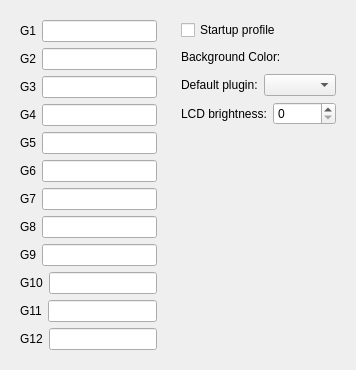
                        <widget class="QWidget" name="MR">
                            <attribute name="title">
                                <string>MR</string>
                            </attribute>
                            <layout class="QHBoxLayout" name="horizontalLayout_61">
                                <item>
                                    <widget class="QWidget" name="widget_8" native="true">
                                        <layout class="QVBoxLayout" name="verticalLayout_8">
                                            <item>
                                                <layout class="QHBoxLayout" name="horizontalLayout_38">
                                                    <item>
                                                        <widget class="QLabel" name="label_37">
                                                            <property name="text">
                                                                <string>G1</string>
                                                            </property>
                                                        </widget>
                                                    </item>
                                                    <item>
                                                        <widget class="QLineEdit" name="mr_G1"/>
                                                    </item>
                                                </layout>
                                            </item>
                                            <item>
                                                <layout class="QHBoxLayout" name="horizontalLayout_39">
                                                    <item>
                                                        <widget class="QLabel" name="label_38">
                                                            <property name="text">
                                                                <string>G2</string>
                                                            </property>
                                                        </widget>
                                                    </item>
                                                    <item>
                                                        <widget class="QLineEdit" name="mr_G2"/>
                                                    </item>
                                                </layout>
                                            </item>
                                            <item>
                                                <layout class="QHBoxLayout" name="horizontalLayout_40">
                                                    <item>
                                                        <widget class="QLabel" name="label_39">
                                                            <property name="text">
                                                                <string>G3</string>
                                                            </property>
                                                        </widget>
                                                    </item>
                                                    <item>
                                                        <widget class="QLineEdit" name="mr_G3"/>
                                                    </item>
                                                </layout>
                                            </item>
                                            <item>
                                                <layout class="QHBoxLayout" name="horizontalLayout_41">
                                                    <item>
                                                        <widget class="QLabel" name="label_40">
                                                            <property name="text">
                                                                <string>G4</string>
                                                            </property>
                                                        </widget>
                                                    </item>
                                                    <item>
                                                        <widget class="QLineEdit" name="mr_G4"/>
                                                    </item>
                                                </layout>
                                            </item>
                                            <item>
                                                <layout class="QHBoxLayout" name="horizontalLayout_42">
                                                    <item>
                                                        <widget class="QLabel" name="label_41">
                                                            <property name="text">
                                                                <string>G5</string>
                                                            </property>
                                                        </widget>
                                                    </item>
                                                    <item>
                                                        <widget class="QLineEdit" name="mr_G5"/>
                                                    </item>
                                                </layout>
                                            </item>
                                            <item>
                                                <layout class="QHBoxLayout" name="horizontalLayout_43">
                                                    <item>
                                                        <widget class="QLabel" name="label_42">
                                                            <property name="text">
                                                                <string>G6</string>
                                                            </property>
                                                        </widget>
                                                    </item>
                                                    <item>
                                                        <widget class="QLineEdit" name="mr_G6"/>
                                                    </item>
                                                </layout>
                                            </item>
                                            <item>
                                                <layout class="QHBoxLayout" name="horizontalLayout_44">
                                                    <item>
                                                        <widget class="QLabel" name="label_43">
                                                            <property name="text">
                                                                <string>G7</string>
                                                            </property>
                                                        </widget>
                                                    </item>
                                                    <item>
                                                        <widget class="QLineEdit" name="mr_G7"/>
                                                    </item>
                                                </layout>
                                            </item>
                                            <item>
                                                <layout class="QHBoxLayout" name="horizontalLayout_45">
                                                    <item>
                                                        <widget class="QLabel" name="label_44">
                                                            <property name="text">
                                                                <string>G8</string>
                                                            </property>
                                                        </widget>
                                                    </item>
                                                    <item>
                                                        <widget class="QLineEdit" name="mr_G8"/>
                                                    </item>
                                                </layout>
                                            </item>
                                            <item>
                                                <layout class="QHBoxLayout" name="horizontalLayout_46">
                                                    <item>
                                                        <widget class="QLabel" name="label_45">
                                                            <property name="text">
                                                                <string>G9</string>
                                                            </property>
                                                        </widget>
                                                    </item>
                                                    <item>
                                                        <widget class="QLineEdit" name="mr_G9"/>
                                                    </item>
                                                </layout>
                                            </item>
                                            <item>
                                                <layout class="QHBoxLayout" name="horizontalLayout_47">
                                                    <item>
                                                        <widget class="QLabel" name="label_46">
                                                            <property name="text">
                                                                <string>G10</string>
                                                            </property>
                                                        </widget>
                                                    </item>
                                                    <item>
                                                        <widget class="QLineEdit" name="mr_G10"/>
                                                    </item>
                                                </layout>
                                            </item>
                                            <item>
                                                <layout class="QHBoxLayout" name="horizontalLayout_48">
                                                    <item>
                                                        <widget class="QLabel" name="label_47">
                                                            <property name="text">
                                                                <string>G11</string>
                                                            </property>
                                                        </widget>
                                                    </item>
                                                    <item>
                                                        <widget class="QLineEdit" name="mr_G11"/>
                                                    </item>
                                                </layout>
                                            </item>
                                            <item>
                                                <layout class="QHBoxLayout" name="horizontalLayout_49">
                                                    <item>
                                                        <widget class="QLabel" name="label_48">
                                                            <property name="text">
                                                                <string>G12</string>
                                                            </property>
                                                        </widget>
                                                    </item>
                                                    <item>
                                                        <widget class="QLineEdit" name="mr_G12"/>
                                                    </item>
                                                </layout>
                                            </item>
                                        </layout>
                                    </widget>
                                </item>
                                <item>
                                    <widget class="QWidget" name="widget_7" native="true">
                                        <property name="maximumSize">
                                            <size>
                                                <width>300</width>
                                                <height>16777215</height>
                                            </size>
                                        </property>
                                        <layout class="QVBoxLayout" name="verticalLayout_4">
                                            <item>
                                                <widget class="QCheckBox" name="mrStartupProfile">
                                                    <property name="text">
                                                        <string>Startup profile</string>
                                                    </property>
                                                </widget>
                                            </item>
                                            <item>
                                                <layout class="QHBoxLayout" name="horizontalLayout_58">
                                                    <item>
                                                        <widget class="QLabel" name="label_55">
                                                            <property name="text">
                                                                <string>Background Color:</string>
                                                            </property>
                                                        </widget>
                                                    </item>
                                                    <item>
                                                        <widget class="QPushButton" name="mrBackgroundColorButton">
                                                            <property name="autoFillBackground">
                                                                <bool>true</bool>
                                                            </property>
                                                            <property name="text">
                                                                <string/>
                                                            </property>
                                                            <property name="flat">
                                                                <bool>true</bool>
                                                            </property>
                                                        </widget>
                                                    </item>
                                                </layout>
                                            </item>
                                            <item>
                                                <layout class="QHBoxLayout" name="mrHorizontalLayout">
                                                    <property name="sizeConstraint">
                                                        <enum>QLayout::SetDefaultConstraint</enum>
                                                    </property>
                                                    <item>
                                                        <widget class="QLabel" name="label_56">
                                                            <property name="text">
                                                                <string>Default plugin:</string>
                                                            </property>
                                                        </widget>
                                                    </item>
                                                    <item>
                                                        <widget class="QComboBox" name="mrDefaultPlugin"/>
                                                    </item>
                                                </layout>
                                            </item>
                                            <item>
                                                <layout class="QHBoxLayout" name="horizontalLayout_65">
                                                    <property name="sizeConstraint">
                                                        <enum>QLayout::SetDefaultConstraint</enum>
                                                    </property>
                                                    <item>
                                                        <widget class="QLabel" name="label_60">
                                                            <property name="text">
                                                                <string>LCD brightness:</string>
                                                            </property>
                                                        </widget>
                                                    </item>
                                                    <item>
                                                        <widget class="QSpinBox" name="mrBrightness">
                                                            <property name="maximum">
                                                                <number>255</number>
                                                            </property>
                                                            <property name="singleStep">
                                                                <number>10</number>
                                                            </property>
                                                        </widget>
                                                    </item>
                                                </layout>
                                            </item>
                                            <item>
                                                <spacer name="verticalSpacer_4">
                                                    <property name="orientation">
                                                        <enum>Qt::Vertical</enum>
                                                    </property>
                                                    <property name="sizeHint" stdset="0">
                                                        <size>
                                                            <width>20</width>
                                                            <height>40</height>
                                                        </size>
                                                    </property>
                                                </spacer>
                                            </item>
                                        </layout>
                                    </widget>
                                </item>
                            </layout>
                        </widget>
